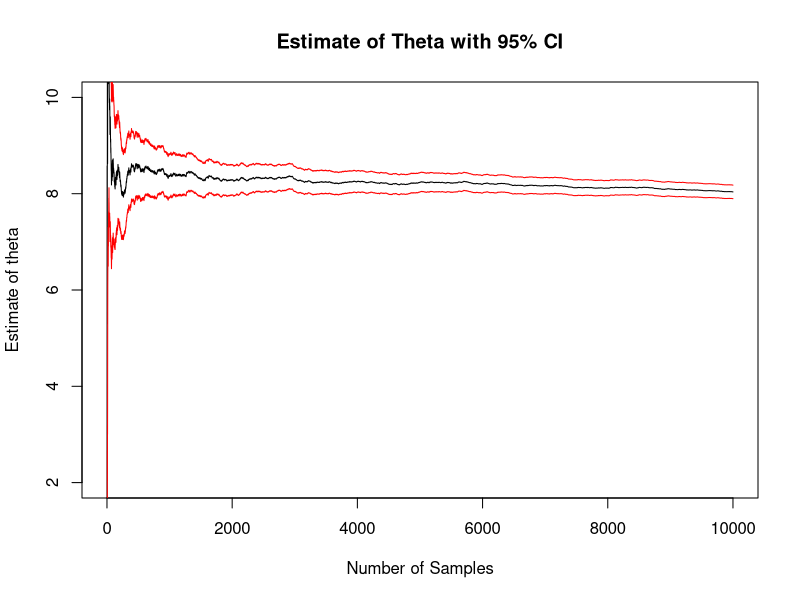
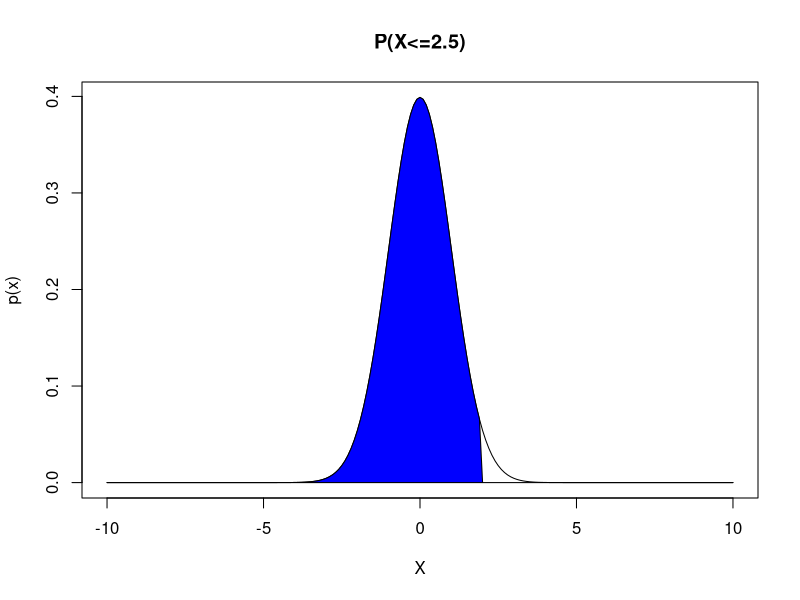
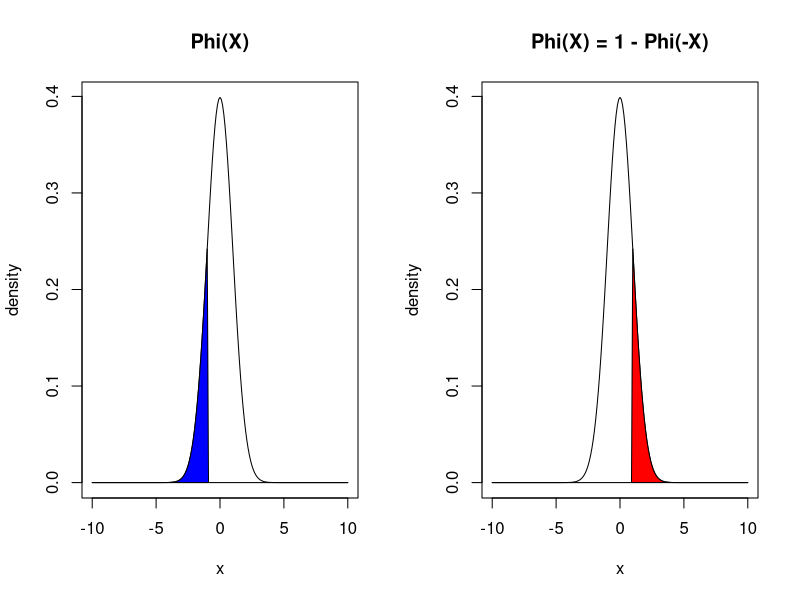
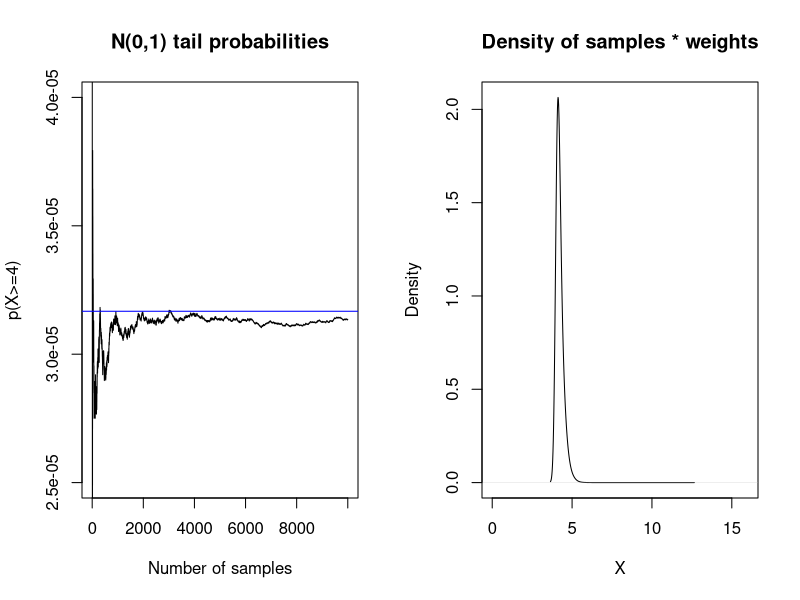
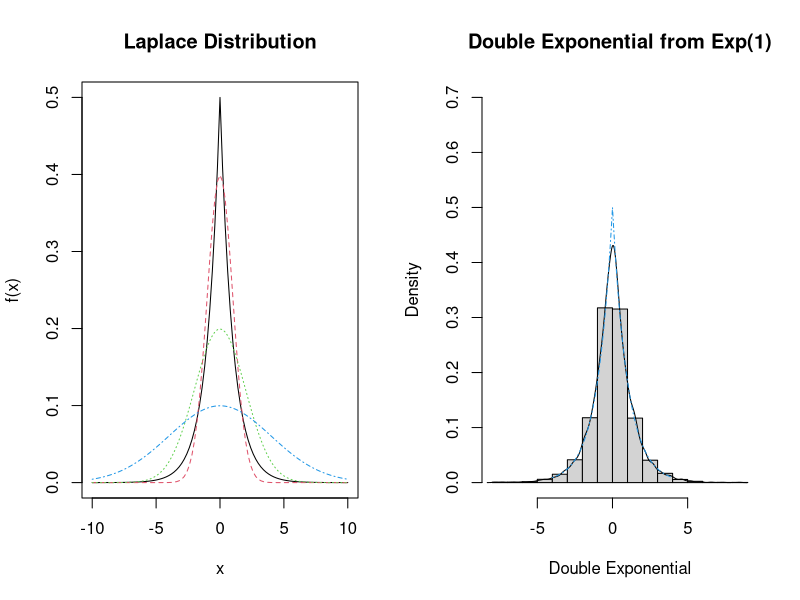
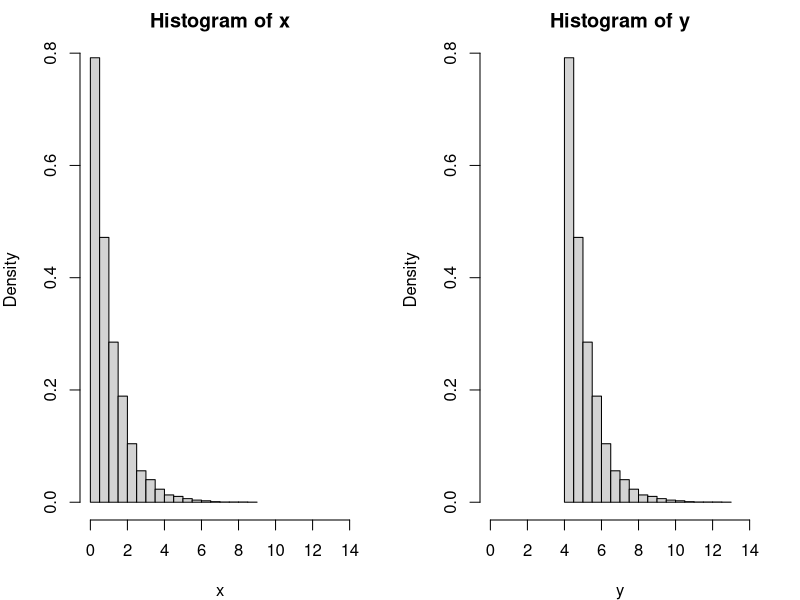
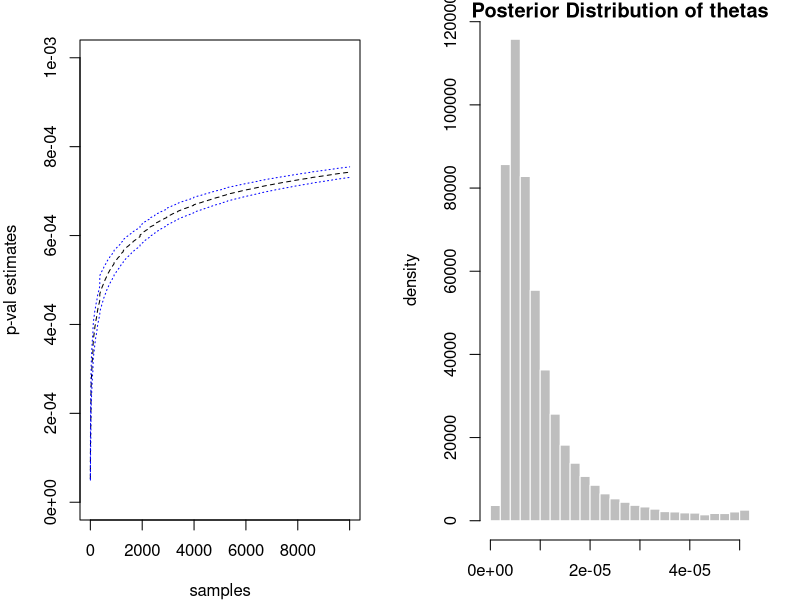
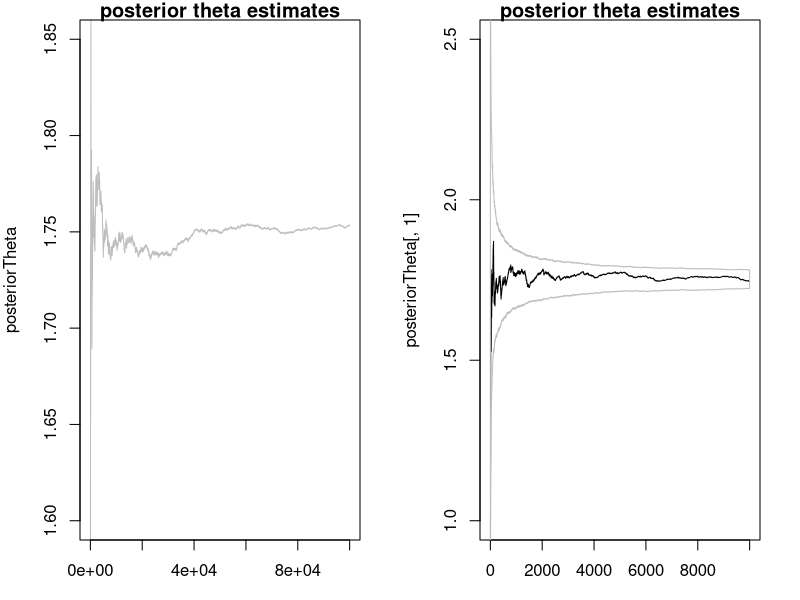

Reproduce these figures in R, in order.
## ---- chunk 1
N = 10000 ## sample size
h <- function(x) { 3*x^2 } ## function of interest, h(x)
X <- runif(n = N, min = 0, max = 2)  ## samples from f(x)
v = 2 * mean(h(X)) ## 2 * E[h(x)]
print(v) ## approximately 8
integrate(f = h, lower = 0, upper = 2)
## ---- chunk 2
N = 10000 ## sample size
h <- function(x) { 3*x^2 } ## function of interest, h(x)
X <- runif(n = N, min = 0, max = 2)  ## samples from f(x)
h_values <- 2 * h(X)

cumMean <- function(x, n){
  num = cumsum(x)
  denom = 1:n
  result = num/denom
  return(result)
}

## ---- chunk 3
cumSE <- function(x, n){
  m = mean(x)
  num = sqrt(cumsum((x - m)^2))
  denom = 1:n
  result = num/denom ## cummulative mean of (x_i - theta)^2
  return(result)
}

thetas = cumMean(h_values, N)
SE = cumSE(h_values, N)


## ---- chunk 4
plot(x = 1:N, y = thetas, type = "l", ylim = c(2, 10), xlab = "Number of Samples",
     ylab = "Estimate of theta",
     main = "Estimate of Theta with 95% CI")
lines(x = 1:N, y = thetas + 1.96*SE, col = "red") ## CI
lines(x = 1:N, y = thetas - 1.96*SE, col = "red") ## CI

## ---- chunk 5
## final estimate
thetaHat = mean(h_values)
se <- sd(x = h_values)/sqrt(N)
ci <- thetaHat + 1.96*c(-1,1) * se

print("Theta estimate: ")
print(thetaHat)
print("Confidence Intervals")
print(ci)

## ---- chunk 6
x <- seq(from = -10, to = 10, by = 0.1)

out = dnorm(x)
out[x >= 2] = 0

plot(x, dnorm(x), type = "l", main = "P(X<=2.5)", 
     xlab = "X", ylab = "p(x)")
polygon(x, out, col = "blue")

## ---- chunk 7
N = 10000
x = 2.5
t = runif(N, 0, 2.5)
p = 0.5 + 1/sqrt(2*pi) * mean(x * exp(-t^2 / 2))

print(p)
print(x = pnorm(q = 2.5, lower.tail = TRUE))

## ---- chunk 8
x <- seq(from = -10, to = 10, by = 0.1)

out = dnorm(x)
out[x > -1] = 0

par(mfrow = c(1,2))
plot(x, dnorm(x), type = "l", main = "Phi(X)", ylab = "density")
polygon(x, out, col = "blue")


out = dnorm(x)
out[x < 1] = 0

plot(x, dnorm(x), type = "l", main = "Phi(X) = 1 - Phi(-X)", , ylab = "density")
polygon(x, out, col = "red")

## ---- chunk 9
N = 10000
x = 3.2
Z = rnorm(N)
p_val = mean(Z <= x)
print(p_val)
print(sum(Z > x)) ## few samples with Z > x
## ---- chunk 10
set.seed(9124555) ## won't show up
## ---- chunk 11
N = 10000; x = 4
t = rnorm(N) >= x ## looking at the lower tail
p_val = sum(t)/N
print(sum(t)) ## only 1 sample greater or equal to 4
print(p_val)

## compare this with
RPval = pnorm(q = 4, lower.tail = FALSE) ## lower tail
print(RPval)
## ---- chunk 12
N = 10^4 
t = 4
X = rexp(N) + t
w = dnorm(X)/dexp(X - t) ## importance sampling weights dnorm/dexp(x-4)

theta = mean(w)
cumTheta = cumsum(w) / 1:N

## ---- chunk 13
plot(cumTheta, type = "l", main = "N(0,1) tail probabilities",
     xlab = "Number of samples", ylab = "p(X>=4)",
     ylim = c(2.5 * 10^(-5), 4 * 10^(-5)))
abline(a = pnorm(t, lower.tail = FALSE), b = 0, col = "blue")

## Exercise: Compare the results
#print(pnorm(t, lower.tail = FALSE))
#print(theta) 

## ---- chunk 14


plot(density(X, weights=w/sum(w)), main = "Density of samples * weights",
     xlab = "X", ylab = "Density",
     xlim = c(0,16)) ## plot density of samples from Exp(x - 4) * weights

## ---- chunk 15

f <- function(x){
  out = (1/2) * exp(x = -1 * abs(x))
  return(out)
}

curve(expr = f, from = -10, to = 10, type = "l",
      main = "Laplace Distribution")

curve(expr = dnorm(x, sd = 1), from = -10, to = 10, type = "l",
      lty = 2, col = 2,
      add = TRUE)

curve(expr = dnorm(x, sd = 2), from = -10, to = 10, type = "l",
      lty = 3, col = 3,
      add = TRUE)


curve(expr = dnorm(x, sd = 4), from = -10, to = 10, type = "l",
      lty = 4, col = 4,
      add = TRUE)


## ---- chunk 16
N = 10000
x = rnorm(N)
w = f(x)/dnorm(x) 
theta <- mean(x = x^2 * w)
print(theta)


x = rnorm(N, sd = 2)
w = f(x)/dnorm(x) 
theta <- mean(x = x^2 * w)
print(theta)

## ---- chunk 17

x = rnorm(N, sd = 4)
w = f(x)/dnorm(x, sd = 4)
theta <- mean(x = x^2 * w)
print(theta)



## ---- chunk 18
N = 10^4
f <- function(x){
  out = (1/2) * exp(x = -1 * abs(x))
  return(out)
}
pos_neg <- sample(x = c(-1,1), size = N, replace = TRUE)
x = rexp(n = N)
double_exp = pos_neg * x 

hist(double_exp, probability = TRUE, ylim = c(0,0.7),
     main = "Double Exponential from Exp(1)",
     xlab = "Double Exponential", ylab = "Density")
lines(density(double_exp))
curve(expr = f, from = -4, to = 4, add = TRUE, col = 4, lty = 4)


theta = mean(double_exp^2)
print(paste("theta estimate: ", theta))

## ---- chunk 19
n = 10^4
x = rexp(n = n, rate = 1)
alpha = 4
y = x + alpha
par(mfrow = c(1,2), mar = c(4,4,2,2))

hist(x, probability = TRUE, xlim = c(0, 14))
hist(y, probability = TRUE, xlim = c(0, 14))


## ---- chunk 20

x = rexp(n = n, rate = 1)
alpha = 10
y = x + alpha
w = dt(x = y, df = 5)/dexp(x = (y-alpha), rate = 1)
MC_p_val = mean(w)
deterministic_p_val = integrate(f = function(x) dt(x, df = 5), alpha, Inf)

print(MC_p_val)
print(deterministic_p_val)
print(pt(q = 10, df = 5, lower.tail = FALSE))

## ---- chunk 21
pvals = cumsum(w/1:n)
sterr = sqrt(cumsum((w - pvals)^2))/(1:10^4)

par(mar = c(4,4,2,2))
plot(x = 1:10^4, y = pvals, type = "l", lty = 2, 
     xlab = "samples", ylab = "p-val estimates", ylim = c(0, 0.001))
lines(pvals + 1.96*sterr, col = "blue", lty = 3)
lines(pvals - 1.96*sterr, col ="blue", lty = 3)


## ---- chunk 22

par( mar = c(3, 4, 1, 2))

N = 10^5
X = 2.5

thetas = rnorm(N, X, sd = 1)

weights = dcauchy(x = thetas, location = 0, scale = 1) ## 1/(pi * (1 + s^2))
sumOfWeights = sum(weights)

posteriorDist =  (weights )/(sumOfWeights)
hist(posteriorDist, probability = TRUE, 
     col = "gray", border = "white",
     main = "Posterior Distribution of thetas",
     xlab = "theta", ylab = "density")

## ---- chunk 23
## The expectation of the posterior distribution
posteriorThetaEst = sum((thetas * weights)/ sumOfWeights)
print(posteriorThetaEst)


## Effective Sample Size
ESS = 1 / sum( (weights / sumOfWeights)^2) ## Effective Sample Size
print(ESS)

## ---- chunk 24
posteriorTheta = cumsum(thetas * weights) / cumsum(weights)

plot(posteriorTheta, type = "l", main = "posterior theta estimates",
     ylim = c(1.6, 1.85), col = "gray")

## ---- chunk 25
X = 2.5
N = 10^4
M = 1000
thetas = matrix(data = rnorm(N*M), ncol = M) + X ## N(0,1) + 2.5
weights = dcauchy(x = thetas, location = 0, scale = 1)
posteriorTheta = apply(thetas * weights, 2, cumsum) / apply(weights, 2, cumsum)

## ---- chunk 26
## look at the first column estimates
plot(posteriorTheta[,1], main = "posterior theta estimates",
    ylim = c(1, 2.5), type = "l")
## grab the 2.5 and 97.5 quantiles for a 95% CI
confInts = apply(posteriorTheta, 1, quantile, c(0.025, 0.975)) 
polygon(x = c(1:N, N:1), y = c(confInts[1,], rev(confInts[2,])), border = "gray")
